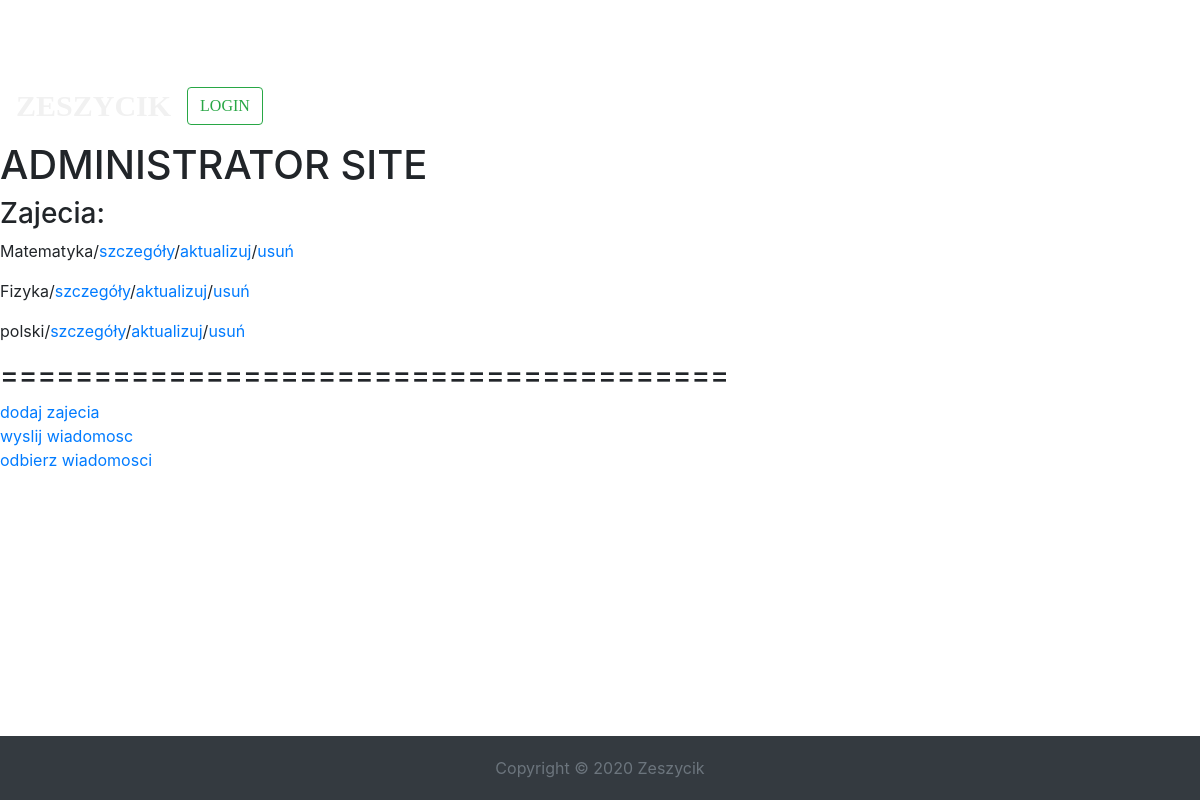
The page /administrator on the database its author committed.
### school/models.py (models this page shows)
class Lesson(models.Model):
    name = models.CharField(max_length=150, unique=True, blank=False)
    description = models.TextField()
    teacher = models.ForeignKey(SchoolUser, on_delete=models.SET_NULL, null=True, blank=True)
    date = models.DateTimeField(default=timezone.now)
    data = models.FileField(null=True, blank=True)
    def __str__(self):
        return self.name

### school/views.py (the view)
# urls.py: path('administrator', Administrator.as_view(), name='administrator'),
class Administrator(ListView):
    template_name = 'administrator.html'
    model = Lesson
    context_object_name = 'lessons'

### school/templates/administrator.html
{% extends 'index.html' %}
{% load static %}
{% block content %}
    <link rel="stylesheet" type="text/css" href="{% static 'css/index.css' %}">
    <h1>ADMINISTRATOR SITE</h1>
    <h3>Zajecia:</h3>
    {% for lesson in lessons %}
        <p>{{ lesson }}/<a href="{% url 'lesson_detail' lesson.pk %}">szczegóły</a>/<a href="{% url 'lesson_update' lesson.pk %}">aktualizuj</a>/<a href="{% url 'lesson_delete' lesson.pk %}">usuń</a></p>
    {% endfor %}
    <h3>=======================================</h3>
    <a href="{% url 'lesson_create' %}">dodaj zajecia</a><br>
    <a href="#">wyslij wiadomosc</a><br>
    <a href="#">odbierz wiadomosci</a>
{% endblock content %}

### static/css/index.css (style rules this page uses)
body { margin-top: 70px; background-attachment: fixed; background-size: 100%; font-size: 16px; }

### rows shown on the page
Lesson: name "Matematyka"
Lesson: name "Fizyka"
Lesson: name "polski"
